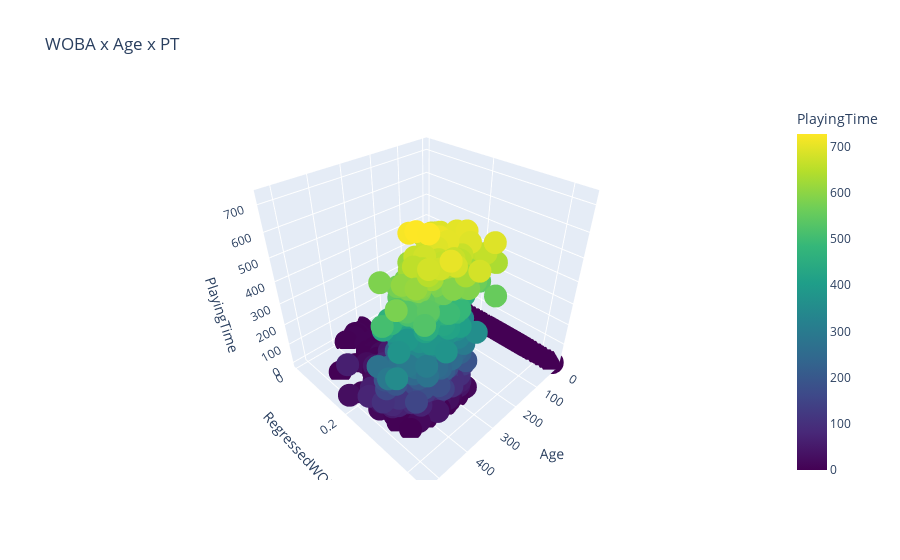

This figure's notebook cell:
### Code cell
import plotly.express as px

# Generate example data
def get3D(filter_criteria = pl.col("RegressedWOBA") > 0):
    df = nextyearWOBA.filter(filter_criteria).with_columns(
        pl.col("PlayingTime").cast(pl.Float32)
    )
    fig = px.scatter_3d(
        df,
        x='Age',
        y='RegressedWOBA',
        z='PlayingTime',
        color='PlayingTime',
        color_continuous_scale='Viridis',
        title="WOBA x Age x PT"
    )

    # Show the plot in a browser or Jupyter Notebook
    fig.show()
filter = pl.col("RegressedWOBA") > 0
get3D(filter)

### Figure 1 — Plotly figure (JSON) as saved in the notebook; plotly's stock layout.template omitted (floating-point values rounded to 4 significant figures; data arrays with more than 128 entries replaced by an {"elided": "..."} marker saying what was removed)
{"data": [{"hovertemplate": "Age=%{x}<br>RegressedWOBA=%{y}<br>PlayingTime=%{marker.color}<extra></extra>", "legendgroup": "", "marker": {"color": {"elided": "2398 int values"}, "coloraxis": "coloraxis", "symbol": "circle"}, "mode": "markers", "name": "", "scene": "scene", "showlegend": false, "type": "scatter3d", "x": {"elided": "2398 int values"}, "y": {"elided": "2398 float values"}, "z": {"elided": "2398 int values"}}], "layout": {"coloraxis": {"colorbar": {"title": {"text": "PlayingTime"}}, "colorscale": [[0, "#440154"], [0.1111, "#482878"], [0.2222, "#3e4989"], [0.3333, "#31688e"], [0.4444, "#26828e"], [0.5556, "#1f9e89"], [0.6667, "#35b779"], [0.7778, "#6ece58"], [0.8889, "#b5de2b"], [1, "#fde725"]]}, "legend": {"tracegroupgap": 0}, "scene": {"domain": {"x": [0, 1], "y": [0, 1]}, "xaxis": {"title": {"text": "Age"}}, "yaxis": {"title": {"text": "RegressedWOBA"}}, "zaxis": {"title": {"text": "PlayingTime"}}}, "title": {"text": "WOBA x Age x PT"}}}
